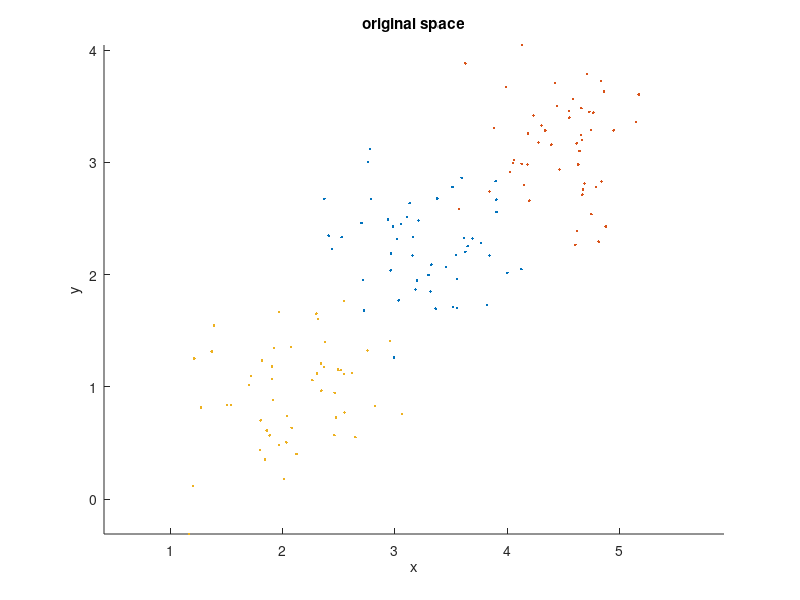
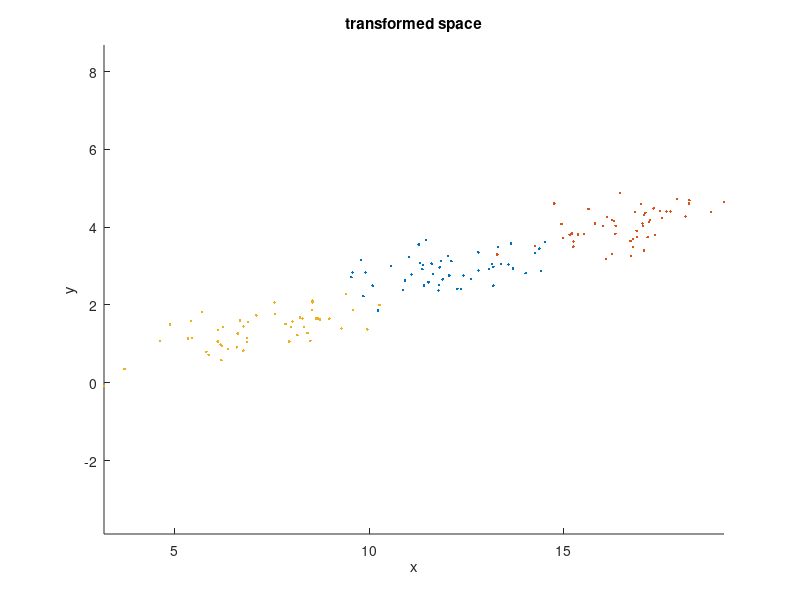

MATLAB code to generate these figures, in order:
% number of clusters
nClust = 3;

mus = 5*rand(2,nClust);
nTrainC = 50;
nTrain = nTrainC*nClust;
nTestC = 20;
nTest = nTestC*nClust;

ptsTrain = zeros(2,nTrain);
labelsTrain = zeros(1,nTrain);
ptsTest = zeros(2,nTest);
labelsTest = zeros(1,nTest);

sigma = 0.2*eye(2,2);
for i = 1:nClust
    ptsTrain(:,(i-1)*nTrainC+1:i*nTrainC) = mvnrnd(mus(:,i),sigma,nTrainC)';
    labelsTrain((i-1)*nTrainC+1:i*nTrainC) = i;
    ptsTest(:,(i-1)*nTestC+1:i*nTestC) = mvnrnd(mus(:,i),sigma,nTestC)';
    labelsTest((i-1)*nTestC+1:i*nTestC) = i;
end

ptsTrain0 = ptsTrain;
ptsTest0 = ptsTest;
L = [3 1; 0.2 1];
ptsTrain = L*ptsTrain0;
ptsTest = L*ptsTest0;

%% plot stuff
clc;
figure; axis equal; hold all;
for i = 1:nClust
    ids = labelsTrain == i;
    plot(ptsTrain0(1,ids),ptsTrain0(2,ids),'.');
end
title('original space');
xlabel('x');
ylabel('y');

figure; axis equal; hold all;
for i = 1:nClust
    ids = labelsTrain == i;
    plot(ptsTrain(1,ids),ptsTrain(2,ids),'.');
end
title('transformed space');
xlabel('x');
ylabel('y');

%% save
save('sample_data','ptsTrain0','ptsTest0','labelsTrain','labelsTest','L','ptsTrain','ptsTest');